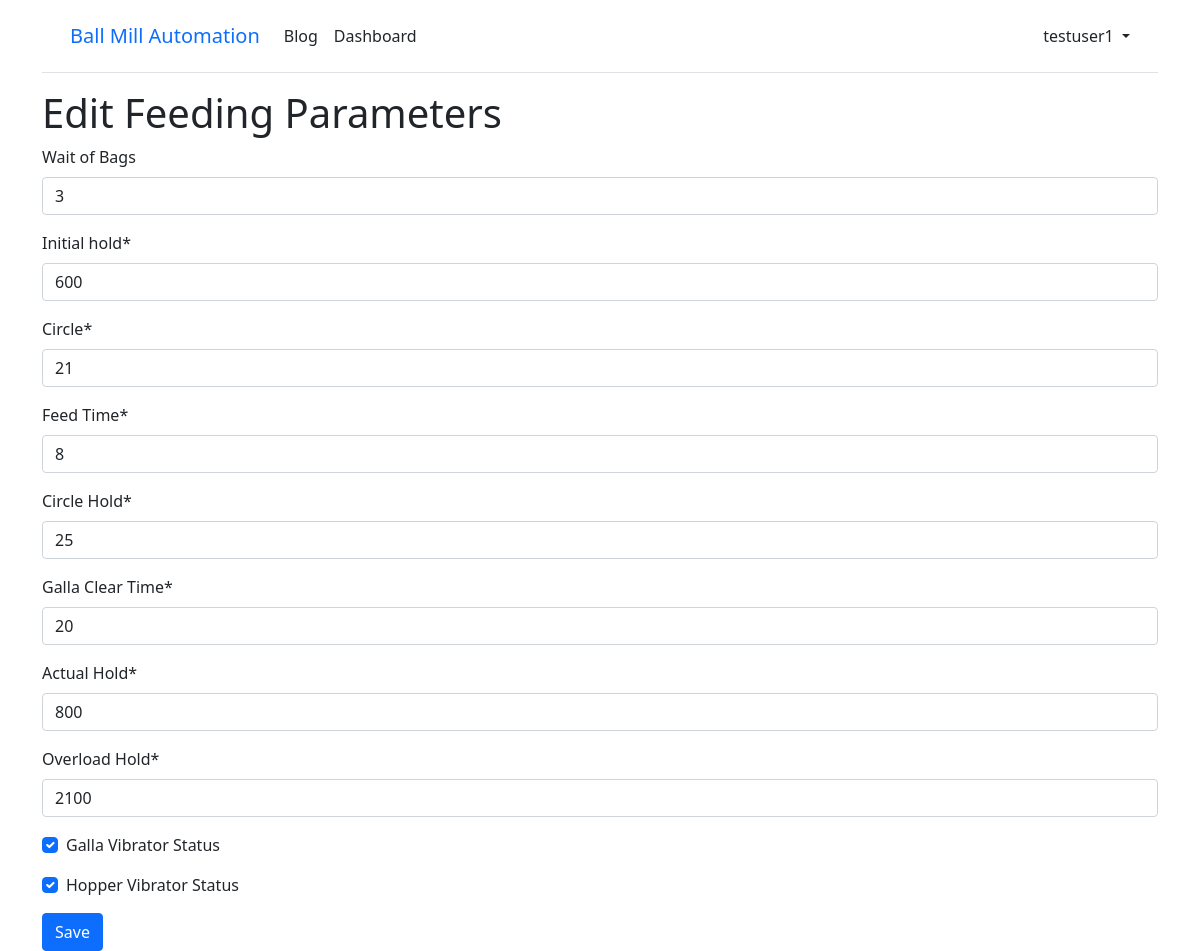
The app's page /milldata/device/1/edit_feeding/ (signed in), older data.
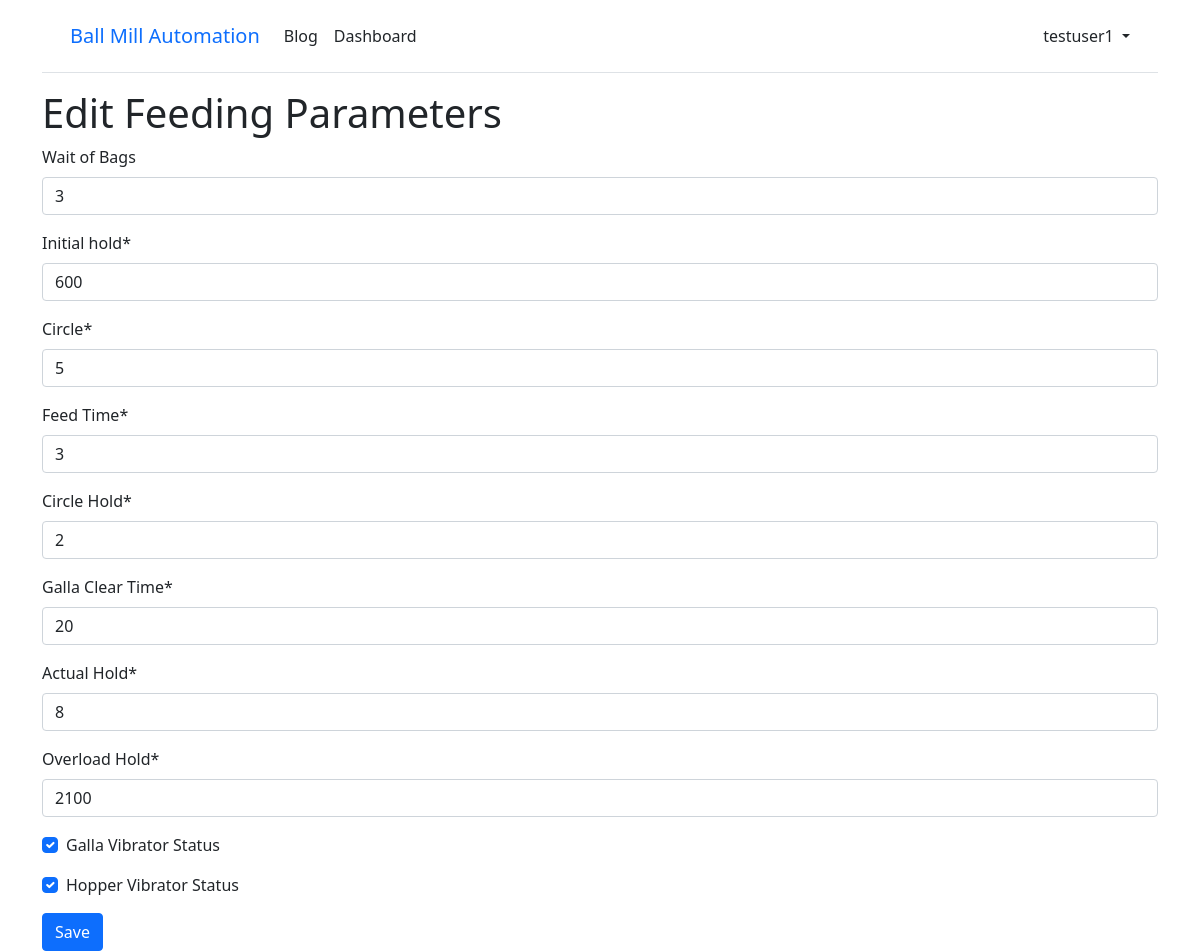
The same page, newer data.
### milldata/models.py (models this page shows, shortened)
class Device(models.Model):
    STATUS_CHOICES = (
        ('active', 'Active'),
        ('inactive', 'Inactive'),
    )
    name = models.CharField(max_length=255)
    company = models.ForeignKey(Company, on_delete=models.CASCADE)
    device_id = models.CharField(max_length=255)
    ip_address = models.CharField(max_length=15, null=True, blank=True)
    mac_address = models.CharField(max_length=17, null=True, blank=True)
    status = models.CharField(max_length=20, choices=STATUS_CHOICES, default='active')
    wait_bags =models.IntegerField(default=3, null=False, blank=True)
    initial_hold = models.IntegerField(default=600)
    circle = models.IntegerField(default=21)
    feed_time = models.IntegerField(default=6)
    circle_hold = models.IntegerField(default=15)
    galla_clear_time = models.IntegerField(default=20)
    actual_hold = models.IntegerField(default=900)
    overload_hold = models.IntegerField(default=2100)
    galla_vibrator_status = models.BooleanField(default=True)
    hopper_vibrator_status = models.BooleanField(default=True)

### milldata/views.py (the view, shortened to what this page needs)
# urls.py: path('device/<int:pk>/edit_feeding/', EditFeedingView.as_view(), name='edit_feeding'),
class EditFeedingView(LoginRequiredMixin, generic.UpdateView):
    model = Device
    form_class = EditFeedingForm
    template_name = "edit_feeding.html"
    def get_queryset(self):
        return Device.objects.filter(company__owner=self.request.user)

### milldata/forms.py
class EditFeedingForm(forms.ModelForm):
    class Meta:
        model = Device
        fields = ['wait_bags', 'initial_hold', 'circle', 'feed_time', 'circle_hold', 'galla_clear_time', 'actual_hold', 'overload_hold', 'galla_vibrator_status', 'hopper_vibrator_status']
        labels = {
            'wait_bags' : 'Wait of Bags',
            'initial_hold': 'Initial hold',
            'circle': 'Circle',
            'feed_time': 'Feed Time',
            'circle_hold': 'Circle Hold',
            'galla_clear_time': 'Galla Clear Time',
            'actual_hold': 'Actual Hold',
            'overload_hold': 'Overload Hold',
            'galla_vibrator_status': 'Galla Vibrator Status',
            'hopper_vibrator_status': 'Hopper Vibrator Status'
        }

### templates/edit_feeding.html (shortened to what this page needs)
{% extends 'base.html' %}
{% load crispy_forms_tags %}
{% block content %}
    <h1>Edit Feeding Parameters</h1>
    <form method="post">
        {{ form|crispy }}
        <button type="submit" class="btn btn-primary">Save</button>
    </form>
{% endblock %}

Row changes from the older to the newer data that the page shows:
changed Device: circle "21" → "5"; feed_time "8" → "3"; circle_hold "25" → "2"; actual_hold "800" → "8"
